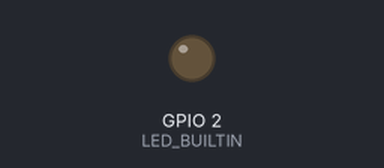
The program below on a simulated ESP8266 (NodeMCU). Parts: output pins drawn as LEDs (lit = HIGH, except the on-board LED, lit = LOW). WiFi joins after 1.5 s; servers stay silent unless stated; web services answer with replies made up by the test bench; what the program prints to the serial monitor is not drawn.

Above: at 0.1 s.
At 1.6 s:
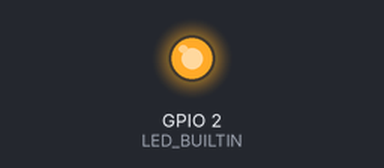
Timing chart, 0 to 3.1 s (numbered marks = the images above):
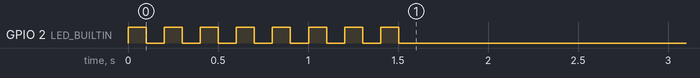

The program:

main.cpp
```cpp
#include <Arduino.h>
#include <ESP8266WiFi.h>
#include <WifiClientSecure.h>

//****TO DO: Fill out the following variables with your information******
const char *ssid = "";     // your SSID
const char *password = ""; //your wifi password

//your secret key from http://maker.ifttt.com.
//(can be found in settings or https://ifttt.com/maker_webhooks/settings)

const char *makerKey = "";
//******************** end of TO-DO ********************

const char *host = "maker.ifttt.com";
const int port = 443;
const int API_TIMEOUT = 10000;

void connectToWifi()
{
  //connect to wifi
  Serial.println("connecting to:");
  Serial.println(ssid);
  WiFi.begin(ssid, password);
  while (WiFi.status() != WL_CONNECTED)
  {
    //flash since we haven't connected to wifi yet
    digitalWrite(LED_BUILTIN, HIGH); // turn the LED on (HIGH is the voltage level)
    delay(100);
    digitalWrite(LED_BUILTIN, LOW); // turn the LED off by making the voltage LOW
    delay(100);
    Serial.print(".");
  }
  digitalWrite(LED_BUILTIN, LOW); // turn the LED off by making the voltage LOW

  Serial.println("\nWifi connected!\nIP address: ");
  Serial.println(WiFi.localIP());
}

BearSSL::WiFiClientSecure sendRequest()
{

  BearSSL::WiFiClientSecure client;
  client.setInsecure();
  client.setTimeout(API_TIMEOUT);
  Serial.print("connecting to ");
  Serial.println(host);
  if (!client.connect(host, port))
  {
    while (1)
    {
      digitalWrite(LED_BUILTIN, HIGH); // turn the LED on (HIGH is the voltage level)
      delay(1000);
      digitalWrite(LED_BUILTIN, LOW); // turn the LED off by making the voltage LOW
      delay(1000);
    }
  }
  String url = "/trigger/ESP/with/key/";
  client.print(String("GET ") + url + makerKey + " HTTP/1.1\r\n" +
               "Host: " + host + "\r\n" +
               "User-Agent: BuildFailureDetectorESP8266\r\n" +
               "Connection: close\r\n\r\n");
  return client;
}

void readResponse(BearSSL::WiFiClientSecure client)
{
  //get the headers
  while (client.connected())
  {
    String line = client.readStringUntil('\n');
    if (line == "\r")
      break; //headers received!
  }
  String line = client.readStringUntil('\n');
  Serial.println("Server response:");
  Serial.println(line);
}
// the setup function runs once when you press reset or power the board
void setup()
{
  //initialize LED
  pinMode(LED_BUILTIN, OUTPUT);

  Serial.begin(115200);

  connectToWifi();
  BearSSL::WiFiClientSecure client = sendRequest();
  readResponse(client);
}

// the loop function runs over and over again forever
void loop()
{
}
```
